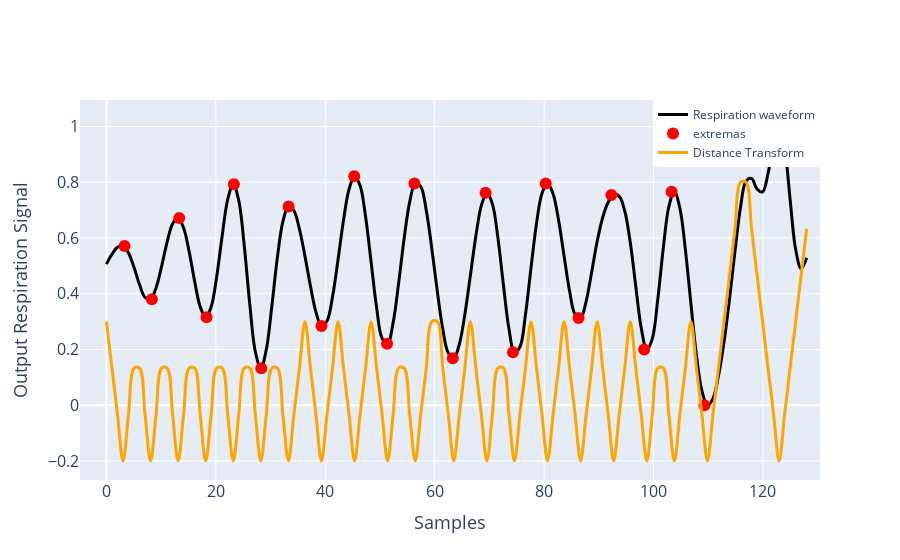

The notebook cell saved with this chart:
### Code cell
from plotly.offline import iplot
fig = py.subplots.make_subplots(rows=1,cols=1)
fig.append_trace(go.Scatter(
            x = x_unc,
            y = signal_with_attn[274], 
            mode = 'lines',
            name = 'Respiration waveform',
                    line = dict(
                    shape = 'spline',
                    color = 'black',
                    width = 3
                     ),
                #error_y=dict(
                #    type='data', # value of error bar given in data coordinates
                #    array=final_var[signals],
                #    visible=True,
                #    color='black',
                #thickness=3,
                #width=5)
                ), 1,1)
fig.append_trace(go.Scatter(
        x = extremas_with_attn[274]+0.3,
        y = signal_with_attn[274][extremas_with_attn[274]], 
        mode = 'markers',
        name = 'extremas',
        marker = dict(
                 size = 12,
                 color = 'red',
                 symbol = 'circle'
                 
             )
        ), 1,1)

fig.append_trace(go.Scatter(
            x = x_unc,
            y = dist_with_attention[274], 
            mode = 'lines',
            name = 'Distance Transform',
                    line = dict(
                    shape = 'spline',
                    color = 'orange',
                    width = 3
                     ),
                #error_y=dict(
                #    type='data', # value of error bar given in data coordinates
                #    array=final_var[signals],
                #    visible=True,
                #    color='black',
                #thickness=3,
                #width=5)
                ),1,1)
fig.update_xaxes(title_text="Samples", row=1, col=1)
fig.update_yaxes(title_text="Output Respiration Signal", row=1, col=1)
fig.update_yaxes(title_font=dict(size=18),tickfont = dict(size=16))
fig.update_xaxes(title_font=dict(size=18),tickfont = dict(size=16))

'''
fig.append_trace(go.Scatter(
            x = x_unc,
            y = signal_wo_attn[274], 
            mode = 'lines',
            name = 'Respiration without Attention',
                    line = dict(
                    shape = 'spline',
                    color = 'blue',
                    width = 3
                     ),
                #error_y=dict(
                #    type='data', # value of error bar given in data coordinates
                #    array=final_var[signals],
                #    visible=True,
                #    color='black',
                #thickness=3,
                #width=5)
                ), 1,2)
fig.append_trace(go.Scatter(
        x = extremas_wo_attn[274],
        y = signal_wo_attn[274][extremas_wo_attn[274]], 
        mode = 'markers',
        name = 'extremas',
        marker = dict(
                 size = 12,
                 color = 'red',
                 symbol = 'circle'
                 
             )
        ), 1,2)

fig.append_trace(go.Scatter(
            x = x_unc,
            y = dist_wo_attention[274], 
            mode = 'lines',
            name = 'Distance Transform',
                    line = dict(
                    shape = 'spline',
                    color = 'chocolate',
                    width = 3,
                     ),
                #error_y=dict(
                #    type='data', # value of error bar given in data coordinates
                #    array=final_var[signals],
                #    visible=True,
                #    color='black',
                #thickness=3,
                #width=5)
                ),1,2)
'''
fig.update_layout(legend=dict(
    yanchor="top",
    y=1,
    xanchor="right",
    x=1
))
fig.update_layout()
fig.show()
#iplot(fig)

### Figure 1 — Plotly figure (JSON) as saved in the notebook; plotly's stock layout.template omitted (floating-point values rounded to 4 significant figures)
{"data": [{"line": {"color": "black", "shape": "spline", "width": 3}, "mode": "lines", "name": "Respiration waveform", "type": "scatter", "x": [0, 1.008, 2.016, 3.024, 4.031, 5.039, 6.047, 7.055, 8.063, 9.071, 10.08, 11.09, 12.09, 13.1, 14.11, 15.12, 16.13, 17.13, 18.14, 19.15, 20.16, 21.17, 22.17, 23.18, 24.19, 25.2, 26.2, 27.21, 28.22, 29.23, 30.24, 31.24, 32.25, 33.26, 34.27, 35.28, 36.28, 37.29, 38.3, 39.31, 40.31, 41.32, 42.33, 43.34, 44.35, 45.35, 46.36, 47.37, 48.38, 49.39, 50.39, 51.4, 52.41, 53.42, 54.43, 55.43, 56.44, 57.45, 58.46, 59.46, 60.47, 61.48, 62.49, 63.5, 64.5, 65.51, 66.52, 67.53, 68.54, 69.54, 70.55, 71.56, 72.57, 73.57, 74.58, 75.59, 76.6, 77.61, 78.61, 79.62, 80.63, 81.64, 82.65, 83.65, 84.66, 85.67, 86.68, 87.69, 88.69, 89.7, 90.71, 91.72, 92.72, 93.73, 94.74, 95.75, 96.76, 97.76, 98.77, 99.78, 100.8, 101.8, 102.8, 103.8, 104.8, 105.8, 106.8, 107.8, 108.9, 109.9, 110.9, 111.9, 112.9, 113.9, 114.9, 115.9, 116.9, 117.9, 118.9, 119.9, 120.9, 122.0, 123.0, 124.0, 125.0, 126.0, 127.0, 128], "xaxis": "x", "y": [0.5062, 0.5416, 0.567, 0.5714, 0.5466, 0.4948, 0.4329, 0.387, 0.3805, 0.4214, 0.4982, 0.5851, 0.6513, 0.6719, 0.6358, 0.551, 0.4441, 0.3535, 0.3161, 0.3537, 0.4624, 0.6091, 0.739, 0.7928, 0.7338, 0.5707, 0.3621, 0.1929, 0.1328, 0.2003, 0.3562, 0.5298, 0.6585, 0.7131, 0.6978, 0.6317, 0.5351, 0.4276, 0.3341, 0.2846, 0.3019, 0.3886, 0.5222, 0.6644, 0.775, 0.8219, 0.788, 0.6761, 0.5138, 0.3501, 0.2397, 0.2204, 0.2966, 0.439, 0.5993, 0.7294, 0.7958, 0.7842, 0.6998, 0.5639, 0.4096, 0.2737, 0.1873, 0.1685, 0.2188, 0.3253, 0.4649, 0.6071, 0.7172, 0.7626, 0.7223, 0.6002, 0.4314, 0.2746, 0.1897, 0.2098, 0.3257, 0.4923, 0.6522, 0.7603, 0.7956, 0.7586, 0.6635, 0.5354, 0.4097, 0.326, 0.3131, 0.3726, 0.4773, 0.5874, 0.6736, 0.7282, 0.7547, 0.7497, 0.6973, 0.5845, 0.4269, 0.2765, 0.1999, 0.2387, 0.3809, 0.5649, 0.7126, 0.766, 0.7075, 0.5584, 0.3649, 0.1807, 0.05135, 0, 0.02388, 0.1048, 0.2265, 0.3806, 0.5535, 0.7103, 0.8043, 0.814, 0.7757, 0.7651, 0.8322, 0.9436, 1, 0.9233, 0.7378, 0.5585, 0.4901, 0.5292], "yaxis": "y"}, {"marker": {"color": "red", "size": 12, "symbol": "circle"}, "mode": "markers", "name": "extremas", "type": "scatter", "x": [3.3, 8.3, 13.3, 18.3, 23.3, 28.3, 33.3, 39.3, 45.3, 51.3, 56.3, 63.3, 69.3, 74.3, 80.3, 86.3, 92.3, 98.3, 103.3, 109.3, 122.3], "xaxis": "x", "y": [0.5714, 0.3805, 0.6719, 0.3161, 0.7928, 0.1328, 0.7131, 0.2846, 0.8219, 0.2204, 0.7958, 0.1685, 0.7626, 0.1897, 0.7956, 0.3131, 0.7547, 0.1999, 0.766, 0, 1], "yaxis": "y"}, {"line": {"color": "orange", "shape": "spline", "width": 3}, "mode": "lines", "name": "Distance Transform", "type": "scatter", "x": [0, 1.008, 2.016, 3.024, 4.031, 5.039, 6.047, 7.055, 8.063, 9.071, 10.08, 11.09, 12.09, 13.1, 14.11, 15.12, 16.13, 17.13, 18.14, 19.15, 20.16, 21.17, 22.17, 23.18, 24.19, 25.2, 26.2, 27.21, 28.22, 29.23, 30.24, 31.24, 32.25, 33.26, 34.27, 35.28, 36.28, 37.29, 38.3, 39.31, 40.31, 41.32, 42.33, 43.34, 44.35, 45.35, 46.36, 47.37, 48.38, 49.39, 50.39, 51.4, 52.41, 53.42, 54.43, 55.43, 56.44, 57.45, 58.46, 59.46, 60.47, 61.48, 62.49, 63.5, 64.5, 65.51, 66.52, 67.53, 68.54, 69.54, 70.55, 71.56, 72.57, 73.57, 74.58, 75.59, 76.6, 77.61, 78.61, 79.62, 80.63, 81.64, 82.65, 83.65, 84.66, 85.67, 86.68, 87.69, 88.69, 89.7, 90.71, 91.72, 92.72, 93.73, 94.74, 95.75, 96.76, 97.76, 98.77, 99.78, 100.8, 101.8, 102.8, 103.8, 104.8, 105.8, 106.8, 107.8, 108.9, 109.9, 110.9, 111.9, 112.9, 113.9, 114.9, 115.9, 116.9, 117.9, 118.9, 119.9, 120.9, 122.0, 123.0, 124.0, 125.0, 126.0, 127.0, 128], "xaxis": "x", "y": [0.3, 0.1333, -0.03333, -0.2, -0.03333, 0.1333, 0.1333, -0.03333, -0.2, -0.03333, 0.1333, 0.1333, -0.03333, -0.2, -0.03333, 0.1333, 0.1333, -0.03333, -0.2, -0.03333, 0.1333, 0.1333, -0.03333, -0.2, -0.03333, 0.1333, 0.1333, -0.03333, -0.2, -0.03333, 0.1333, 0.1333, -0.03333, -0.2, -0.03333, 0.1333, 0.3, 0.1333, -0.03333, -0.2, -0.03333, 0.1333, 0.3, 0.1333, -0.03333, -0.2, -0.03333, 0.1333, 0.3, 0.1333, -0.03333, -0.2, -0.03333, 0.1333, 0.1333, -0.03333, -0.2, -0.03333, 0.1333, 0.3, 0.3, 0.1333, -0.03333, -0.2, -0.03333, 0.1333, 0.3, 0.1333, -0.03333, -0.2, -0.03333, 0.1333, 0.1333, -0.03333, -0.2, -0.03333, 0.1333, 0.3, 0.1333, -0.03333, -0.2, -0.03333, 0.1333, 0.3, 0.1333, -0.03333, -0.2, -0.03333, 0.1333, 0.3, 0.1333, -0.03333, -0.2, -0.03333, 0.1333, 0.3, 0.1333, -0.03333, -0.2, -0.03333, 0.1333, 0.1333, -0.03333, -0.2, -0.03333, 0.1333, 0.3, 0.1333, -0.03333, -0.2, -0.03333, 0.1333, 0.3, 0.4667, 0.6333, 0.8, 0.8, 0.6333, 0.4667, 0.3, 0.1333, -0.03333, -0.2, -0.03333, 0.1333, 0.3, 0.4667, 0.6333], "yaxis": "y"}], "layout": {"legend": {"x": 1, "xanchor": "right", "y": 1, "yanchor": "top"}, "xaxis": {"anchor": "y", "domain": [0, 1], "tickfont": {"size": 16}, "title": {"font": {"size": 18}, "text": "Samples"}}, "yaxis": {"anchor": "x", "domain": [0, 1], "tickfont": {"size": 16}, "title": {"font": {"size": 18}, "text": "Output Respiration Signal"}}}}
